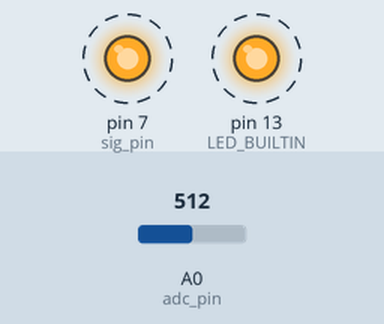
Recording of a sketch running on a simulated Arduino Uno, built with avr-gcc and run on an emulated ATmega328P. Parts: output pins drawn as LEDs (lit = HIGH). Dashed ring = blinking. The inputs (shaded band) are chosen by the test bench; at power-on: A0 (adc_pin) = 512.

Above: at 1.27 s.
1.3 s: A0 (adc_pin) set to 0
At 2.6 s:
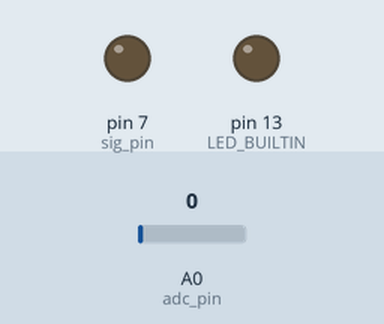
4.3 s: A0 (adc_pin) set to 93
5.8 s: A0 (adc_pin) set to 104
At 6.15 s:
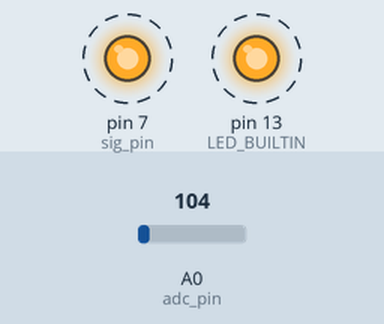
Timing chart, 0 to 14.8 s (numbered marks = the images above; inputs shaded):
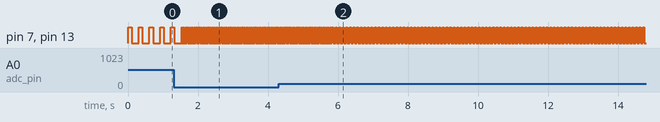

Measured:
- the behaviour switches between 99 and 100 on A0 (adc_pin) (found by bisection; images 1 and 2)
- after the input at 5.8 s, pin 7 (sig_pin), pin 13 (LED_BUILTIN): alternates HIGH for 0.03 s and LOW for 0.07 s, starting after 0.13 s
- by itself, pin 7 (sig_pin), pin 13 (LED_BUILTIN): repeats every 0.05 s: HIGH 0.02 s, LOW 0.03 s

The sketch:

transformer.ino
```cpp
/*
  transformer, 120 VAC --> 2.1 kV  (RMS)
  don't keep it on too long, it will get hot
  always run on an isolation transformer
*/

//#define DEBUG_UART 9999

const int adc_pin = A0;
const int sig_pin = 7;
const int T_ac = 17;  // AC period @ 60 Hz ~ 17 ms
int on_time;
int off_time;
int adc_val;

void setup()
{
  on_time = 0;
  off_time = 0;
  adc_val = 0;
  pinMode(LED_BUILTIN, OUTPUT);
  pinMode(sig_pin, OUTPUT);
  digitalWrite(sig_pin, LOW);
  digitalWrite(LED_BUILTIN, LOW);
  #ifdef DEBUG_UART
    Serial.begin(9600);
  #endif
}

void loop()
{
  adc_val = analogRead(adc_pin);
  on_time = T_ac + (adc_val / 100) * T_ac;
  off_time = 2 * on_time;

  #ifdef DEBUG_UART
    Serial.print("ADC= ");
    Serial.print(adc_val);
    Serial.print("  ,  on_time= ");
    Serial.print(on_time);
    Serial.print(" ms");
    Serial.print("  ,  off_time= ");
    Serial.print(off_time);
    Serial.print(" ms\n");
  #endif

  digitalWrite(sig_pin, HIGH);
  digitalWrite(LED_BUILTIN, HIGH);
  delay(on_time);
  digitalWrite(sig_pin, LOW);
  digitalWrite(LED_BUILTIN, LOW);
  delay(off_time);
}
```
